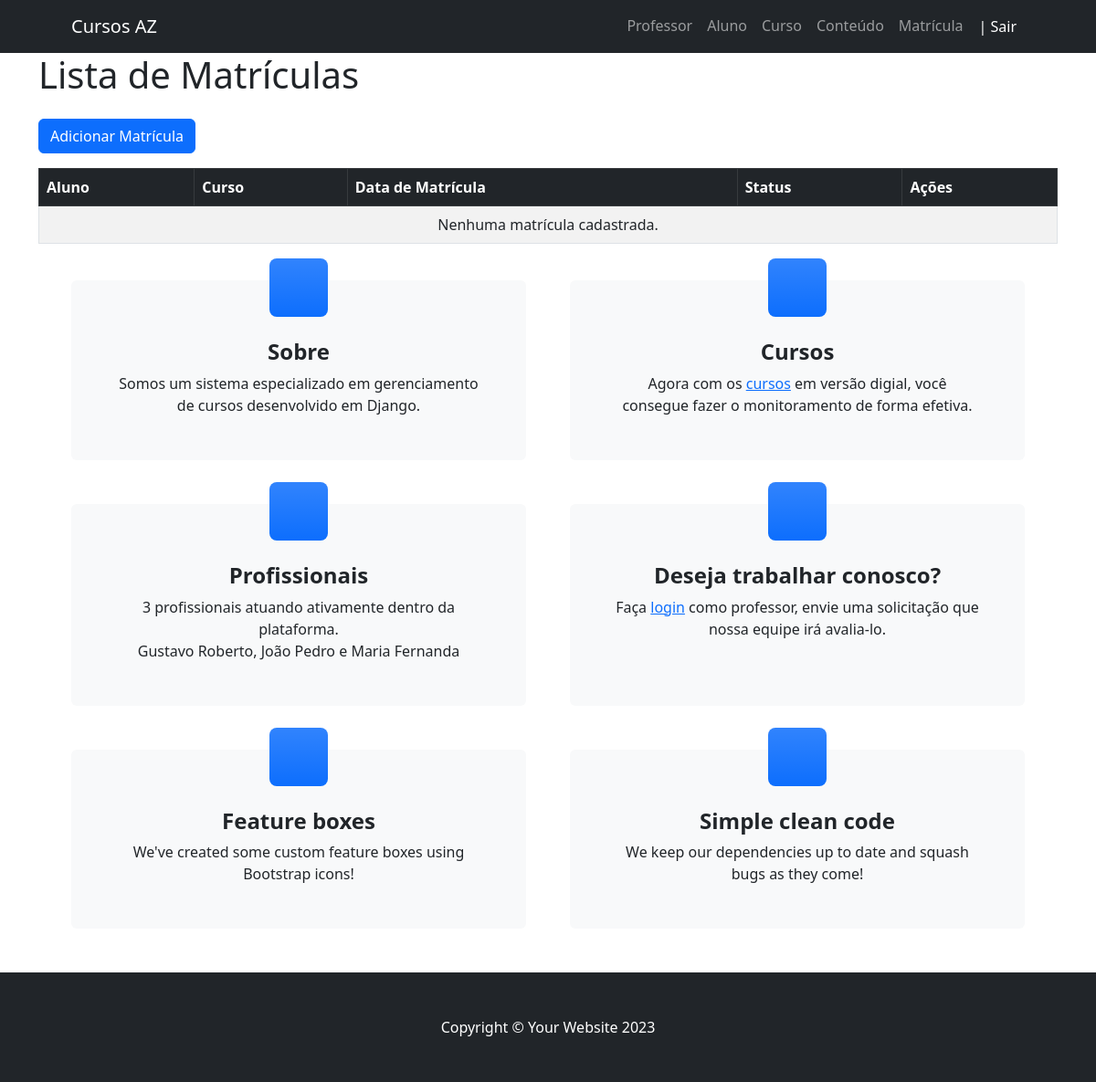
The app's page /matricula/ (signed in), older data.
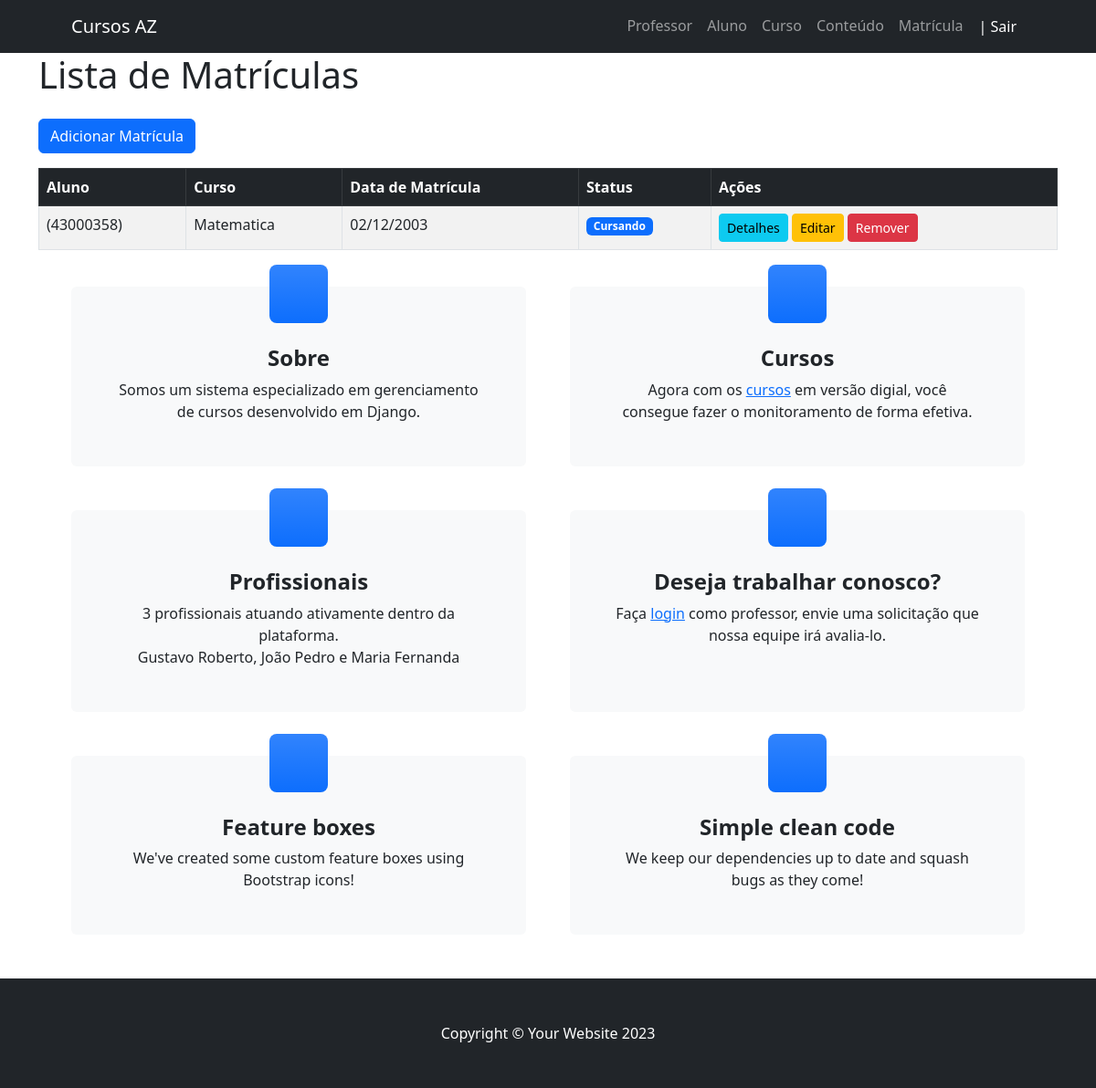
The same page, newer data.
### aluno_curso/models.py (models this page shows, shortened)
class AlunoCurso(models.Model):
    STATUS_CHOICES = [
        ('matriculado', 'Matriculado'),
        ('cursando', 'Cursando'),
        ('concluido', 'Concluído'),
        ('cancelado', 'Cancelado'),
        ('suspenso', 'Suspenso'),
    ]
    aluno = models.ForeignKey(Aluno, on_delete=models.CASCADE)
    curso = models.ForeignKey(Curso, on_delete=models.CASCADE)
    dt_mat = models.DateField(verbose_name="Data de Matrícula")
    status = models.CharField(max_length=20, choices=STATUS_CHOICES, default='matriculado')
    class Meta:
        unique_together = ('aluno', 'curso')
        verbose_name = "Matrícula"
        verbose_name_plural = "Matrículas"

### aluno/models.py (models this page shows, shortened)
class Aluno(User):
    matricula = models.CharField(
        max_length=20,
        unique=True,
        default=gerar_matricula,
        editable=False
    )
    data_nascimento = models.DateField()

### cursos/models.py (models this page shows, shortened)
class Curso(models.Model):
    nome = models.CharField(max_length=255)
    ch = models.IntegerField(verbose_name="Carga Horária")
    descricao = models.TextField()
    professor = models.ForeignKey(Professor, on_delete=models.CASCADE)

### aluno_curso/views.py (the view)
# urls.py: path('matricula/', views_matricula.index, name="index-matricula"),
@login_required
@permission_required('aluno_curso.view_alunocurso', raise_exception=True)
def index(request):
    matriculas = AlunoCurso.objects.all()
    return render(request, "aluno_curso/index.html", {"matriculas": matriculas})

### templates/aluno_curso/index.html
{% extends "_base.html" %}
{% block content %}
<div class="container">
    <h1 class="mb-4">Lista de Matrículas</h1>
    <a href="{% url 'add-matricula' %}" class="btn btn-primary mb-3">Adicionar Matrícula</a>
    <div class="table-responsive">
        <table class="table table-striped table-bordered">
            <thead class="table-dark">
                <tr>
                    <th>Aluno</th>
                    <th>Curso</th>
                    <th>Data de Matrícula</th>
                    <th>Status</th>
                    <th>Ações</th>
                </tr>
            </thead>
            <tbody>
                {% for matricula in matriculas %}
                <tr>
                    <td>{{ matricula.aluno.user.get_full_name }} ({{ matricula.aluno.matricula }})</td>
                    <td>{{ matricula.curso.nome }}</td>
                    <td>{{ matricula.dt_mat|date:"d/m/Y" }}</td>
                    <td>
                        <span class="badge
                            {% if matricula.status == 'concluido' %}bg-success
                            {% elif matricula.status == 'cursando' %}bg-primary
                            {% elif matricula.status == 'matriculado' %}bg-info
                            {% elif matricula.status == 'cancelado' %}bg-danger
                            {% elif matricula.status == 'suspenso' %}bg-warning
                            {% endif %}">
                            {{ matricula.get_status_display }}
                        </span>
                    </td>
                    <td>
                        <a href="{% url 'detail-matricula' matricula.id %}" class="btn btn-sm btn-info">Detalhes</a>
                        <a href="{% url 'edit-matricula' matricula.id %}" class="btn btn-sm btn-warning">Editar</a>
                        <a href="{% url 'remove-matricula' matricula.id %}" class="btn btn-sm btn-danger">Remover</a>
                    </td>
                </tr>
                {% empty %}
                <tr>
                    <td colspan="5" class="text-center">Nenhuma matrícula cadastrada.</td>
                </tr>
                {% endfor %}
            </tbody>
        </table>
    </div>
</div>
{% endblock %}

Row changes from the older to the newer data that the page shows:
added AlunoCurso: aluno.matricula "43000358", curso.nome "Matematica", dt_mat "02/12/2003", status "Cursando"
Text that changed along with them:
text no longer shown: "Nenhuma matrícula cadastrada."
